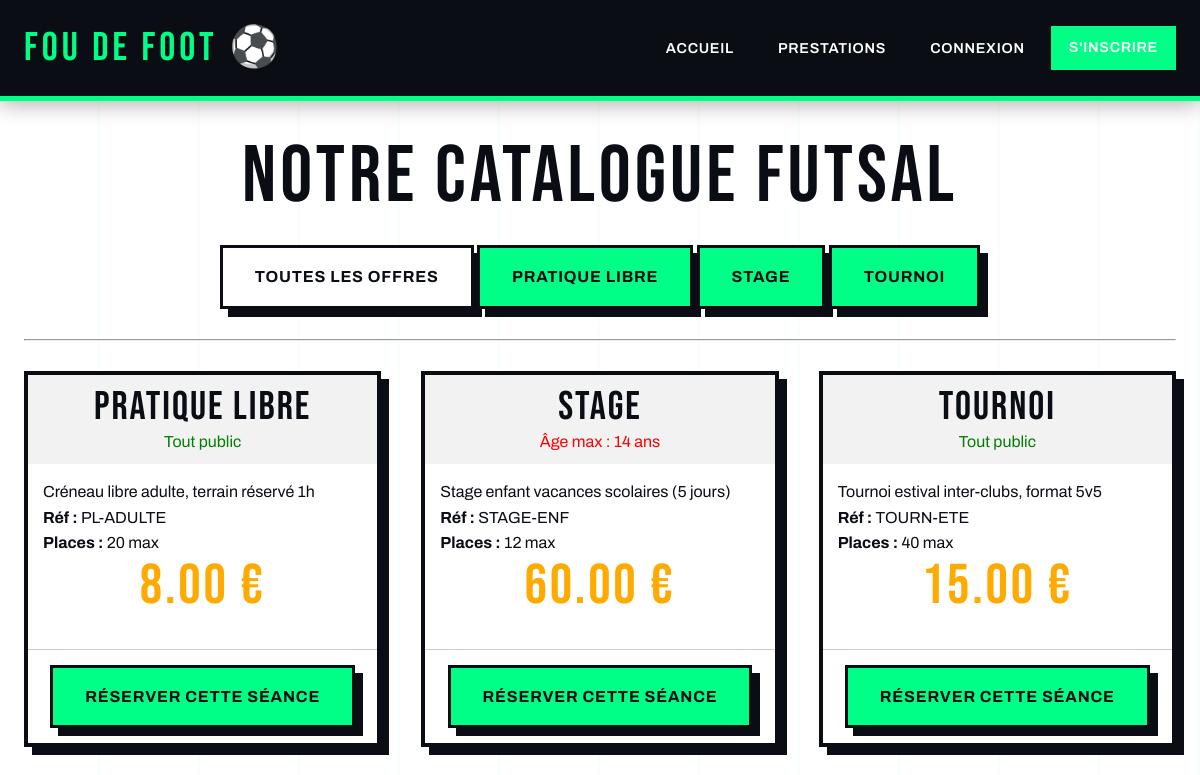
Screenshot of /pages/Prestation/prestation.php with the database file from the repository.
### tables this page shows
CREATE TABLE TYPE_PRESTATION (
    id_type INT AUTO_INCREMENT PRIMARY KEY,
    libelle_type VARCHAR(100) NOT NULL
);

CREATE TABLE PRESTATION (
    code_prestation VARCHAR(20) PRIMARY KEY,
    description TEXT,
    nb_places_max INT NOT NULL DEFAULT 20,
    prix DECIMAL(8,2) NOT NULL DEFAULT 0,
    age_limite INT DEFAULT 0,
    id_type INT,
    CONSTRAINT fk_prestation_type FOREIGN KEY (id_type)
        REFERENCES TYPE_PRESTATION(id_type) ON DELETE SET NULL
);

### pages/Prestation/prestation.php (the view, shortened to what this page needs)
<?php
require_once '../../database.php';
$est_admin = 0;
$requeteTypes = $pdo->query("SELECT * FROM TYPE_PRESTATION");
$types = $requeteTypes->fetchAll();
if (isset($_GET['type'])) {
    $id_filtre = $_GET['type'];
    $sql = "SELECT * FROM PRESTATION
            INNER JOIN TYPE_PRESTATION ON PRESTATION.id_type = TYPE_PRESTATION.id_type
            WHERE PRESTATION.id_type = ?";
    $requetePresta = $pdo->prepare($sql);
    $requetePresta->execute([$id_filtre]);
} else {
    $sql = "SELECT * FROM PRESTATION
            INNER JOIN TYPE_PRESTATION ON PRESTATION.id_type = TYPE_PRESTATION.id_type";
    $requetePresta = $pdo->query($sql);
}
$prestations = $requetePresta->fetchAll();
?>
<!DOCTYPE html>
<html lang="fr">
<head>
    <link rel="stylesheet" href="../../styles/fdf-modern.css">
</head>
<body>
    <nav>
        <div class="nav-container">
            <a href="../../index.php" class="nav-logo">FOU DE FOOT</a>
            <ul class="nav-links">
                <li><a href="../../index.php">Accueil</a></li>
                <li><a href="prestation.php">Prestations</a></li>
                <?php if (isset($_SESSION['adherent_id'])) { ?>
                    <li><a href="../Membre/dashboard.php">Mon Espace</a></li>
                    <li><a href="../Connexion/deconnexion.php" style="color: red;">Déconnexion</a></li>
                <?php } else { ?>
                    <li><a href="../Connexion/connexion.php">Connexion</a></li>
                    <li><a href="../Login/login.php" class="btn btn-primary">S'inscrire</a></li>
                <?php } ?>
            </ul>
        </div>
    </nav>
    <div class="container" style="padding-top: 2rem;">
        <h1 style="text-align: center;">Notre Catalogue Futsal</h1>
        <div style="text-align: center; margin-bottom: 30px;">
            <a href="prestation.php" class="btn btn-secondary">Toutes les offres</a>
            <?php foreach ($types as $t) { ?>
                <a href="prestation.php?type=<?php echo $t['id_type']; ?>" class="btn btn-primary">
                    <?php echo $t['libelle_type']; ?>
                </a>
            <?php } ?>
        </div>
        <hr>
        <div class="cards-grid" style="margin-top: 30px;">
            <?php foreach ($prestations as $presta) { ?>
                <div class="card">
                    <div style="background-color: #f2f2f2; padding: 10px; text-align: center;">
                        <h3><?php echo $presta['libelle_type']; ?></h3>
                        <?php if ($presta['age_limite'] > 0) { ?>
                            <span style="color: red;">Âge max : <?php echo $presta['age_limite']; ?> ans</span>
                        <?php } else { ?>
                            <span style="color: green;">Tout public</span>
                        <?php } ?>
                    </div>
                    <div style="padding: 15px;">
                        <p><?php echo $presta['description']; ?></p>
                        <p><strong>Réf :</strong> <?php echo $presta['code_prestation']; ?></p>
                        <p><strong>Places :</strong> <?php echo $presta['nb_places_max']; ?> max</p>
                        <h2 style="text-align: center; color: #ffaa00;"><?php echo $presta['prix']; ?> €</h2>
                    </div>
                    <div style="padding: 15px; text-align: center; border-top: 1px solid #ccc;">
                        <?php if ($est_admin == 1) { ?>
                            <a href="../Admin/modifier_prestation.php?code=<?php echo $presta['code_prestation']; ?>" class="btn btn-secondary">Modifier</a>
                            <a href="../Admin/supprimer_prestation.php?code=<?php echo $presta['code_prestation']; ?>" class="btn btn-danger">Supprimer</a>
                        <?php } else { ?>
                            <a href="../Reservation/reservation.php?code=<?php echo $presta['code_prestation']; ?>" class="btn btn-primary">Réserver cette séance</a>
                        <?php } ?>
                    </div>
                </div>
            <?php } ?>
        </div>
    </div>
</body>
</html>

### styles/fdf-modern.css (style rules this page uses)
:root { --vert-terrain: #00FF87; --vert-fonce: #00B359; --noir-profond: #0A0E14; --blanc-pur: #FFFFFF; --gris-beton: #2D3748; --gris-clair: #E2E8F0; --orange-energie: #FF6B35; --jaune-flash: #FFD23F; --rouge-danger: #E53E3E; --font-display: 'Bebas Neue', sans-serif; --font-body: 'Archivo', sans-serif; --spacing-xs: 0.5rem; --spacing-sm: 1rem; --spacing-md: 1.5rem; --spacing-lg: 2.5rem; --spacing-xl: 4rem; --shadow-brutal: 8px 8px 0 var(--noir-profond); --shadow-hover: 12px 12px 0 var(--noir-profond); --transition: all 0.3s cubic-bezier(0.34, 1.56, 0.64, 1); }
*, *::before, *::after { box-sizing: border-box; margin: 0; padding: 0; }
html { scroll-behavior: smooth; }
body { font-family: var(--font-body); background: var(--blanc-pur); color: var(--noir-profond); font-size: 16px; line-height: 1.6; overflow-x: hidden; position: relative; }
body::before { content: ''; position: fixed; top: 0; left: 0; width: 100%; height: 100%; background-image: repeating-linear-gradient(90deg, transparent, transparent 98px, rgba(0,255,135,0.03) 98px, rgba(0,255,135,0.03) 100px); pointer-events: none; z-index: -1; }
h1, h2, h3, h4, h5, h6 { font-family: var(--font-display); font-weight: 400; letter-spacing: 0.05em; line-height: 1.1; text-transform: uppercase; }
h1 { font-size: clamp(2.5rem, 8vw, 5rem); margin-bottom: var(--spacing-md); }
h2 { font-size: clamp(2rem, 6vw, 3.5rem); margin-bottom: var(--spacing-sm); }
h3 { font-size: clamp(1.5rem, 4vw, 2.5rem); }
p { font-weight: 400; max-width: 65ch; }
strong { font-weight: 700; }
a { position: relative; }
nav { position: sticky; top: 0; background: var(--noir-profond); border-bottom: 5px solid var(--vert-terrain); z-index: 1000; box-shadow: 0 4px 20px rgba(0,0,0,0.3); }
.nav-container { max-width: 1400px; margin: 0 auto; padding: var(--spacing-sm) var(--spacing-md); display: flex; justify-content: space-between; align-items: center; }
.nav-logo { font-family: var(--font-display); font-size: 2.5rem; color: var(--vert-terrain); text-decoration: none; letter-spacing: 0.1em; transition: var(--transition); }
.nav-logo::after { content: '⚽'; margin-left: 0.3em; display: inline-block; animation: rotate 3s linear infinite; }
.nav-links { display: flex; gap: var(--spacing-xs); list-style: none; align-items: center; }
.nav-links a { color: var(--blanc-pur); text-decoration: none; padding: var(--spacing-xs) var(--spacing-sm); font-weight: 600; text-transform: uppercase; font-size: 0.9rem; letter-spacing: 0.05em; position: relative; transition: var(--transition); border: 2px solid transparent; }
.nav-links a::before { content: ''; position: absolute; bottom: 0; left: 50%; width: 0; height: 3px; background: var(--vert-terrain); transition: var(--transition); transform: translateX(-50%); }
.btn { display: inline-block; padding: 1rem 2rem; font-family: var(--font-body); font-weight: 700; font-size: 1rem; text-transform: uppercase; letter-spacing: 0.05em; text-decoration: none; border: 3px solid var(--noir-profond); background: var(--vert-terrain); color: var(--noir-profond); cursor: pointer; position: relative; transition: var(--transition); box-shadow: var(--shadow-brutal); }
.btn-primary { background: var(--vert-terrain); color: var(--noir-profond); animation: slideInLeft 0.8s 0.4s cubic-bezier(0.34, 1.56, 0.64, 1) backwards; }
.btn-secondary { background: var(--blanc-pur); color: var(--noir-profond); }
.container { max-width: 1400px; margin: 0 auto; padding: var(--spacing-xl) var(--spacing-md); }
.cards-grid { display: grid; grid-template-columns: repeat(auto-fill, minmax(320px, 1fr)); gap: var(--spacing-lg); margin-top: var(--spacing-lg); }
.card { background: var(--blanc-pur); border: 4px solid var(--noir-profond); box-shadow: var(--shadow-brutal); position: relative; transition: var(--transition); overflow: hidden; }
.card::before { content: ''; position: absolute; top: 0; left: 0; width: 100%; height: 5px; background: var(--vert-terrain); transform: scaleX(0); transform-origin: left; transition: transform 0.4s cubic-bezier(0.34, 1.56, 0.64, 1); }

### rows the page displays
type_prestation: libelle_type "PRATIQUE LIBRE"
type_prestation: libelle_type "STAGE"
type_prestation: libelle_type "TOURNOI"
prestation: id_type.libelle_type "PRATIQUE LIBRE", age_limite "Tout public", description "Créneau libre adulte, terrain réservé 1h", code_prestation "PL-ADULTE", nb_places_max "20", prix "8.00"
prestation: id_type.libelle_type "STAGE", age_limite "14", description "Stage enfant vacances scolaires (5 jours)", code_prestation "STAGE-ENF", nb_places_max "12", prix "60.00"
prestation: id_type.libelle_type "TOURNOI", age_limite "Tout public", description "Tournoi estival inter-clubs, format 5v5", code_prestation "TOURN-ETE", nb_places_max "40", prix "15.00"
